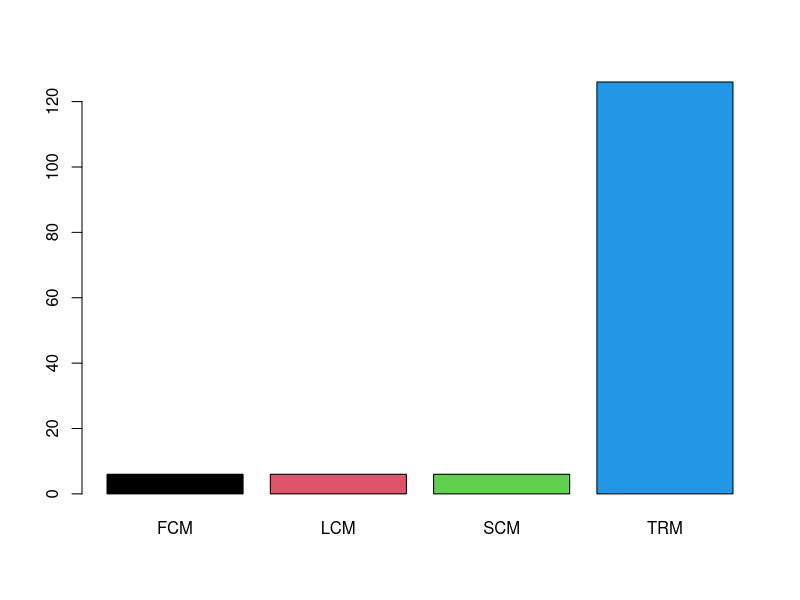
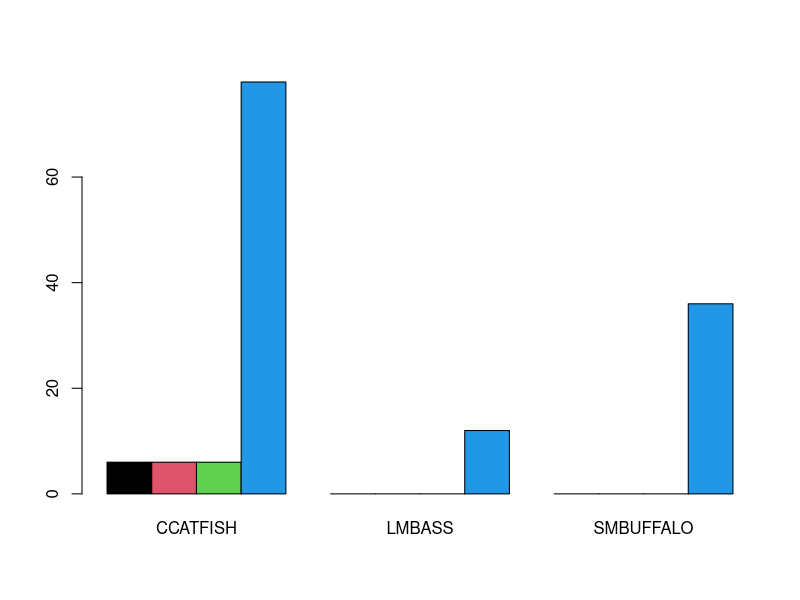
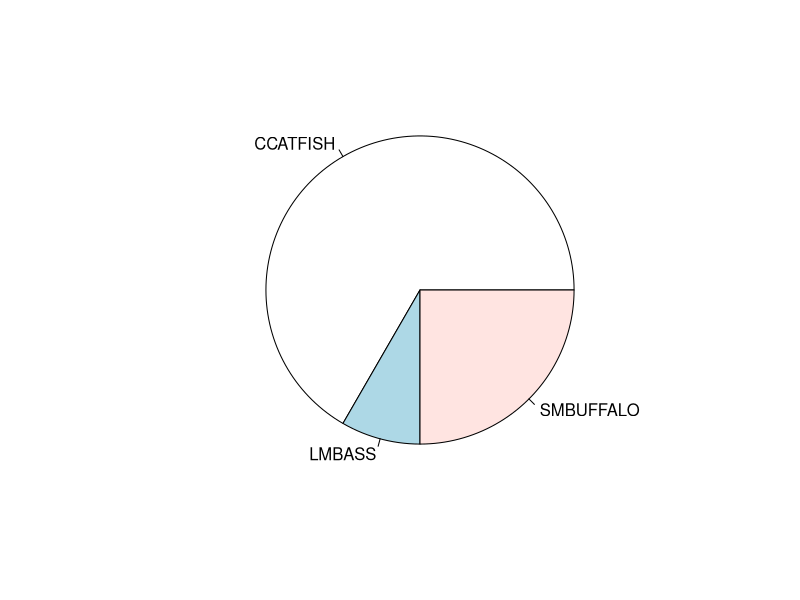
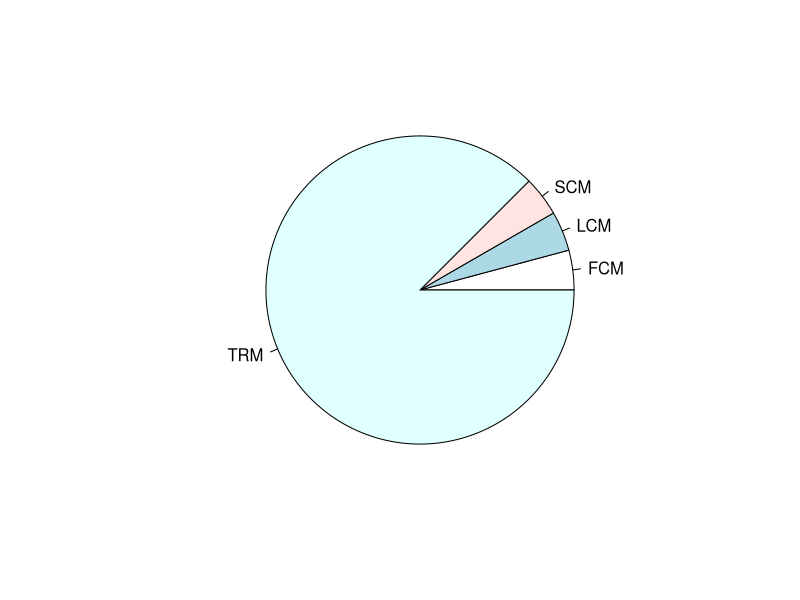
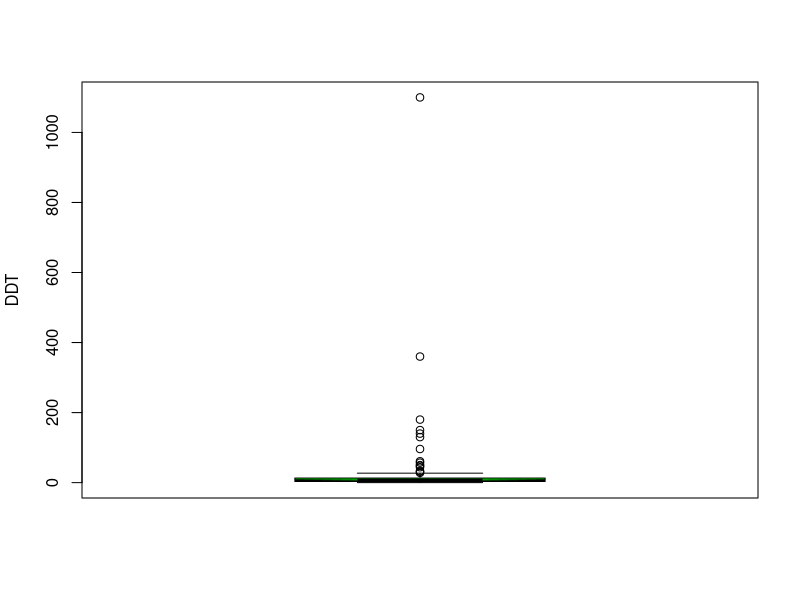
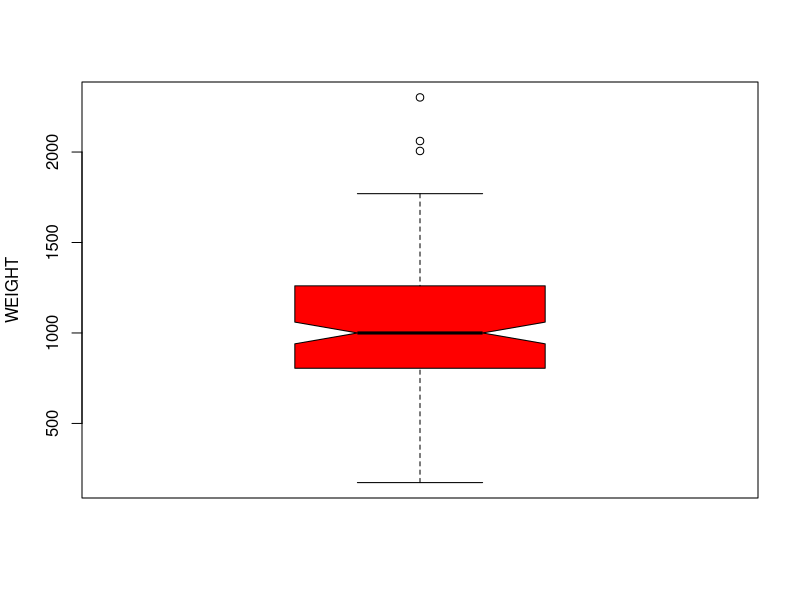
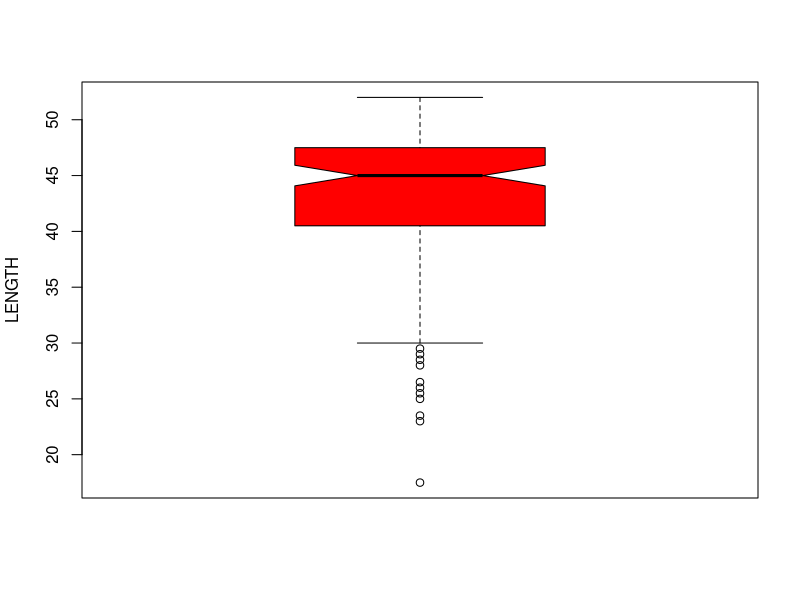
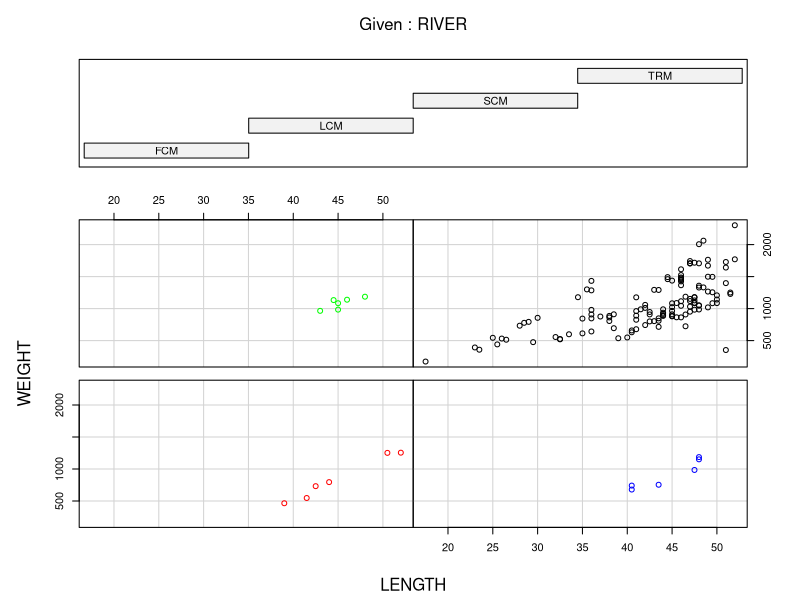

Here is the R script that generated these plots, in order:
## ---- chunk 1
knitr::opts_chunk$set(echo = TRUE)
## ---- chunk 2
getwd()
## ---- chunk 3
ddt <- read.csv("DDT-1.csv")
head(ddt)
## ---- chunk 4
table(ddt$SPECIES)
## ---- chunk 5
with(ddt, ddt[WEIGHT>800 & SPECIES=="LMBASS",])
## ---- chunk 6
with(ddt, ddt[DDT>4.0 & RIVER=="SCM",])
## ---- chunk 7
mean(ddt$LENGTH)
## ---- chunk 8
sd(ddt$WEIGHT)
## ---- chunk 9
v = 1:20
ans = v/20
ans
## ---- chunk 10
table(ddt$RIVER)
## ---- chunk 11
sp=with(ddt,table(RIVER))
barplot(sp,beside=TRUE,col=1:4)
## ---- chunk 12
ss = table(ddt$RIVER,ddt$SPECIES)
head(ss)
## ---- chunk 13
barplot(ss,beside = TRUE, col=1:4)
## ---- chunk 14
pie(table(ddt$SPECIES))
## ---- chunk 15
pie(table(ddt$RIVER))
## ---- chunk 16
layout(matrix(c(1,2,3),nr=1,nc=1))
with(ddt,boxplot(DDT,ylab="DDT",col="Green",notch=TRUE))
## ---- chunk 17
layout(matrix(c(1,2,3),nr=1,nc=1))
with(ddt,boxplot(WEIGHT,ylab="WEIGHT",col="Red",notch=TRUE))
## ---- chunk 18
layout(matrix(c(1,2,3),nr=1,nc=1))# 1 row 3 cols
with(ddt,boxplot(LENGTH,ylab="LENGTH",col="Red",notch=TRUE))
## ---- chunk 19
rivcol=with(ddt, ifelse(RIVER=="FCM","Red",
                        ifelse(RIVER=="LCM","Blue",
                               ifelse(RIVER=="SCM","Green","Black"))))
coplot(WEIGHT~LENGTH|RIVER,data=ddt,col=rivcol)
## ---- chunk 20
speccol=with(ddt, ifelse(SPECIES=="LMBASS","Red",
                        ifelse(SPECIES=="SMBUFFALO","Blue",
                               ifelse(SPECIES=="CCATFISH","Green","Black"))))
coplot(WEIGHT~DDT|SPECIES,data=ddt,col=speccol)
## ---- chunk 21
library(ggplot2)
g <- ggplot(ddt, aes(x = SPECIES, y = WEIGHT ))
g = g + geom_boxplot(aes(fill = RIVER)) + labs(title = "Marcos Bernier")
g
## ---- chunk 22
library(ggplot2)
g <- ggplot(ddt, aes(x = RIVER, y = LENGTH ))
g = g + geom_violin(aes(fill = SPECIES)) + labs(title = "Marcos Bernier")
g
## ---- chunk 23
library(ggplot2)
g <- ggplot(ddt, aes(x = WEIGHT, y = LENGTH ))
g = g + labs(title = "Marcos Bernier") + geom_point(aes(col = SPECIES))
g
